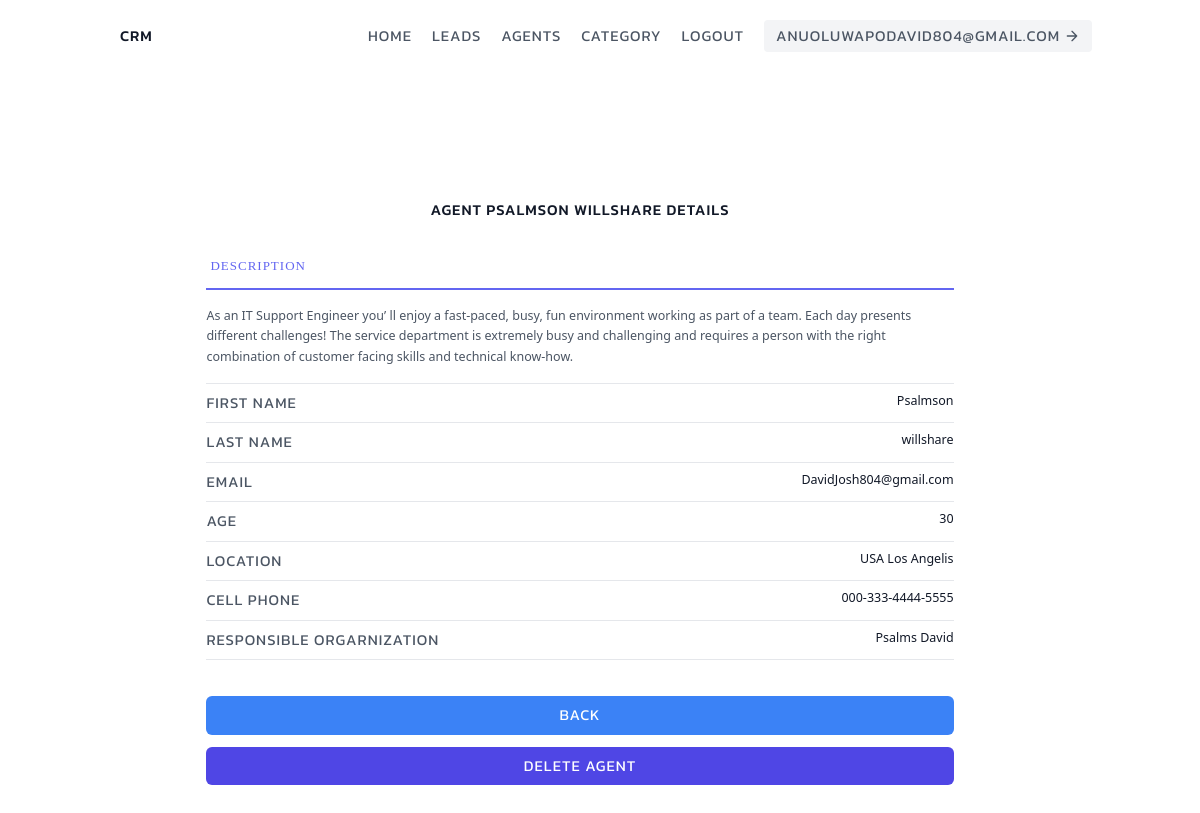
Screenshot of /agents/agent_detail/5/ (signed in) with the database file from the repository.
### Leads/models.py (models this page shows, shortened)
class User(AbstractUser):
    is_orgarnizer = models.BooleanField(default=True)
    is_agent = models.BooleanField(default=False)

class UserAgent(models.Model):
    user_agent = models.OneToOneField(User,on_delete=models.CASCADE)
    profile_agent = models.ForeignKey(UserProfile,on_delete=models.CASCADE)

class UserProfile(models.Model):
    user_profile = models.OneToOneField(User,on_delete=models.CASCADE)

### Agents/views.py (the view)
# urls.py: path('agent_detail/<int:pk>/',views.AgentDetail.as_view(), name='agent_detail'),
class AgentDetail(OrgarnizerCheckLoginRequiredMixin,generic.DetailView):
    template_name = 'Agents/agent_detail.html'
    context_object_name = 'agent_detail'
    def get_queryset(self):
        current_user = self.request.user
        user_profile = current_user.userprofile
        return UserAgent.objects.filter(profile_agent = user_profile)

### Agents/mixins.py (called while the page is built)
    def dispatch(self, request, *args, **kwargs):
        if not request.user.is_authenticated or not request.user.is_orgarnizer:
            return redirect('lead_list')
        return super(OrgarnizerCheckLoginRequiredMixin,self).dispatch(request, *args, **kwargs)

### Agents/templates/Agents/agent_detail.html
{% extends 'Leads/base.html' %}
{% block content %}
<section class="text-gray-600 body-font overflow-hidden">
    <div class="container px-5 py-24 mx-auto">
      <div class="lg:w-4/5 mx-auto flex flex-wrap">
        <div class="lg:w-full w-full lg:pr-10 lg:py-6 mb-6 lg:mb-0">
          <h1 class="text-gray-900 text-3xl title-font font-medium mb-4 font text-center">Agent {{agent_detail.user_agent.first_name}} {{agent_detail.user_agent.last_name}} Details</h1>
          <div class="flex mb-4 ">
            <a class="flex-grow text-indigo-500 border-b-2 border-indigo-500 py-2 text-lg px-1 font2">Description</a>
          </div>
          <p class="leading-relaxed mb-4 font3"> As an IT Support Engineer you’
            ll enjoy a fast-paced, busy, fun environment working as part of a team. Each day presents
            different challenges! The service department is extremely busy and challenging and requires
            a person with the right combination of customer facing skills and technical know-how.</p>
          <div class="flex border-t border-gray-200 py-2">
            <span class="font">First Name</span>
            <span class="ml-auto text-gray-900 font3">{{agent_detail.user_agent.first_name}}</span>
          </div>
          <div class="flex border-t border-gray-200 py-2">
            <span class="font">Last Name</span>
            <span class="ml-auto text-gray-900 font3">{{agent_detail.user_agent.last_name}}</span>
          </div>
          <div class="flex border-t border-gray-200 py-2">
            <span class="font">Email</span>
            <span class="ml-auto text-gray-900 font3">{{agent_detail.user_agent.email}}</span>
          </div>
          <div class="flex border-t border-gray-200 py-2">
            <span class="font">Age</span>
            <span class="ml-auto text-gray-900 font3">30</span>
          </div>
          <div class="flex border-t border-gray-200 py-2">
            <span class="font">Location</span>
            <span class="ml-auto text-gray-900 font3">USA Los Angelis</span>
          </div>
          <div class="flex border-t border-gray-200 py-2">
            <span class="font">Cell Phone</span>
            <span class="ml-auto text-gray-900 font3">000-333-4444-5555</span>
          </div>
          <div class="flex border-t border-b mb-6 border-gray-200 py-2">
            <span class="font">Responsible Orgarnization</span>
            <span class="ml-auto text-gray-900 font3">{{agent_detail.profile_agent.user_profile.first_name }} {{agent_detail.profile_agent.user_profile.last_name }}</span>
          </div>
          <div class="flex"><a href="{% url 'agent_list' %}" class="text-center text-white w-full bg-blue-500 hover:bg-blue-600 px-5 py-2 mt-3 font rounded-md">Back</a></div>
          <div class="flex"><a href="{% url 'agent_delete' pk=agent_detail.pk %}" class="bg-indigo-600 border-0 text-white w-full px-5 py-2 mt-3 font rounded-md text-center focus:outline-none hover:bg-indigo-500">Delete Agent</a></div>
        </div>
      </div>
    </div>
  </section>
{% endblock content %}

### Leads/templates/Leads/navbar.html (shortened to what this page needs)
<header class="text-gray-600 body-font">
    <div class="container mx-auto flex flex-wrap p-5 flex-col md:flex-row items-center">
        <a class="flex title-font font-medium items-center text-gray-900 mb-4 md:mb-0">
            <span class="ml-3 font">CRM</span>
        </a>
        <nav class="md:ml-auto flex flex-wrap items-center text-base justify-center">
          {% if user.is_authenticated %}
            <a href="{% url 'landing_page' %}" class="mr-5 font">Home</a>
            <a href="{% url 'lead_list' %}" class="mr-5 font">Leads</a>
            {% if request.user.is_orgarnizer %}
            <a href="{% url 'agent_list' %}" class="mr-5 font">Agents</a>
            {% endif %}
            <a href="{% url 'category_list' %}" class="mr-5 font">Category</a>
            <a href="{% url 'logout' %}" class="mr-5 font">LogOut</a>
            <span class="inline-flex items-center bg-gray-100 border-0 py-1 px-3 focus:outline-none hover:bg-gray-200 rounded text-base mt-4 md:mt-0 font">{{user.email}}
              <svg fill="none" stroke="currentColor" stroke-linecap="round" stroke-linejoin="round" stroke-width="2" class="w-4 h-4 ml-1" viewBox="0 0 24 24">
                <path d="M5 12h14M12 5l7 7-7 7"></path>
              </svg>
            </span>
      {% endif %}
    </nav>
    </div>
</header>

### Leads/static/Leads/css/main.css (style rules this page uses)
.font { font-family: 'Kanit', sans-serif !important; text-transform:uppercase; letter-spacing:1px; font-size:15px; }
.font2 { font-family:'Times New Roman', Times, serif; font-size:13px; letter-spacing:1px; text-transform: uppercase; }
.font3 { font-size:12.5px; }

### rows the page displays
User: email "ANUOLUWAPODAVID804@GMAIL.COM"
UserAgent: user_agent.first_name "PSALMSON", user_agent.last_name "WILLSHARE", user_agent.first_name "Psalmson", user_agent.last_name "willshare", user_agent.email "DavidJosh804@gmail.com", profile_agent.user_profile.first_name "Psalms", profile_agent.user_profile.last_name "David"
